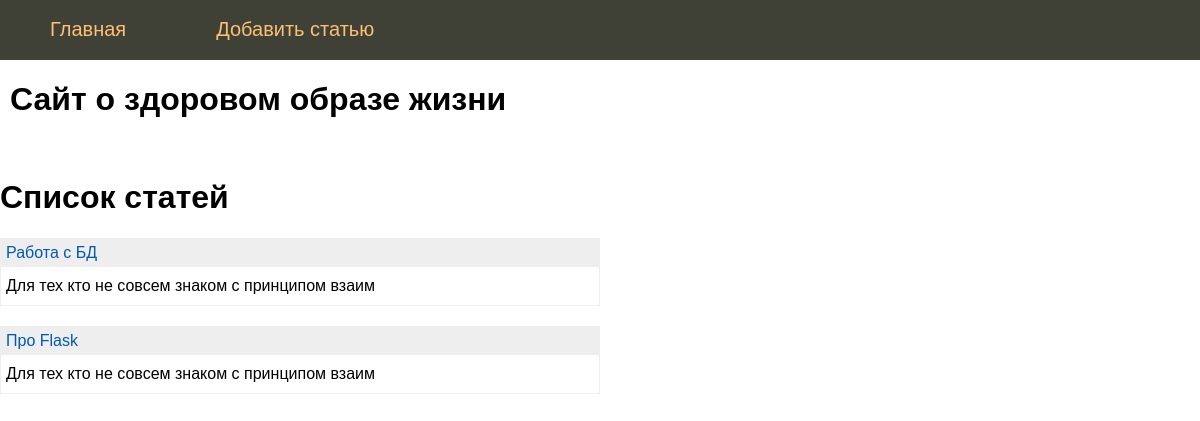
The page / on the database its author committed.
### tables this page shows
CREATE TABLE mainmenu (
id integer PRIMARY KEY AUTOINCREMENT,
title text NOT NULL,
url text NOT NULL
);

CREATE TABLE posts (
id integer PRIMARY KEY AUTOINCREMENT,
title text NOT NULL,
text text NOT NULL,
url text NOT NULL,
time integer NOT NULL
);

### main.py (the view)
@app.route('/')
def index():
    db = get_db()
    dbase = FDataBase(db)
    return render_template('index.html', title='Сайт о здоровом образе жизни', menu=dbase.getMenu(), posts=dbase.getPostsAnonce())

### FDataBase.py (called while the page is built)
    def getMenu(self):
        sql = """SELECT * FROM mainmenu"""
        try:
            self.__cur.execute(sql)
            res = self.__cur.fetchall()
            if res: return res
        except:
            print('Ошибка чтения из БД')
        return []

    def getPostsAnonce(self):
        try:
            self.__cur.execute(f"SELECT id, title, text, url FROM posts ORDER BY time DESC")
            res = self.__cur.fetchall()
            if res: return res
        except sqlite3.Error as e:
            print('Ошибка получения статьи из БД ' + str(e))
        return []

### main.py (called while the page is built)
def connect_db():
    conn = sqlite3.connect(app.config['DATABASE'])
    conn.row_factory = sqlite3.Row
    return conn

def get_db():
    if not hasattr(g, 'link_db'):
        g.link_db = connect_db()
    return g.link_db

### templates/index.html
{% extends 'base.html' %}
{% block content %}
{{ super() }}
<br>
<h1>Список статей</h1>
<ul class="list-posts">
{% for p in posts %}
<li>
<p class="title"><a href="{{ url_for('showPost', alias=p.url)}}">{{p.title}}</a></p>
<p class="annonce">{{ p.text[:50] | striptags}}</p>
</li>
{% endfor %}
</ul>
{% endblock %}

### templates/base.html (shortened to what this page needs)
<!DOCTYPE html>
<html>
<head>
    <link type="text/css" href="{{ url_for('static', filename='css/styles.css')}}" rel="stylesheet" />
</head>
<body>
{% block content %}
	{% block mainmenu %}
<ul class="mainmenu">
{% for p in menu %}
<li><a href="{{p.url}}">{{p.title}}</a></li>
{% endfor %}
</ul>
    {% endblock mainmenu %}
<div class="content">
    {% if title -%}
        <h1> {{title}} </h1>
    {% else -%}
        <h1>Про ЗОЖ</h1>
    {% endif %}
</div>
{% endblock content %}
</body>
</html>

### static/css/styles.css (style rules this page uses)
html, body { font-family: 'Arial'; margin: 0; padding: 0; height: 100%; width: 100%; }
a { color: #0059b2; text-decoration: none; }
ul.mainmenu { list-style: none; background: #3F4137; height: 60px; margin: 0; padding: 0; color: #fdc073; font-size: 20px; overflow: hidden; }
ul.mainmenu li { float: left; margin: 18px 40px 0 50px; }
ul.mainmenu li a { color: #fdc073; text-decoration: none; }
div.content { margin: 10px; }
ul.list-posts { list-style: none; margin: 0; padding: 0; max-width: 600px; }
ul.list-posts li { margin: 20px 0 0 0; border: 1px solid #eee; }
ul.list-posts .title { margin: 0; padding: 5px; background: #eee; }
ul.list-posts .annonce { margin: 0; padding: 10px 5px 10px 5px; }

### rows shown on the page
mainmenu: title "Главная"
mainmenu: title "Добавить статью"
posts: title "Работа с БД", text "Для тех кто не совсем знаком с принципом взаим"
posts: title "Про Flask", text "Для тех кто не совсем знаком с принципом взаим"

### other values the page prints
{{ title }} "Сайт о здоровом образе жизни"
